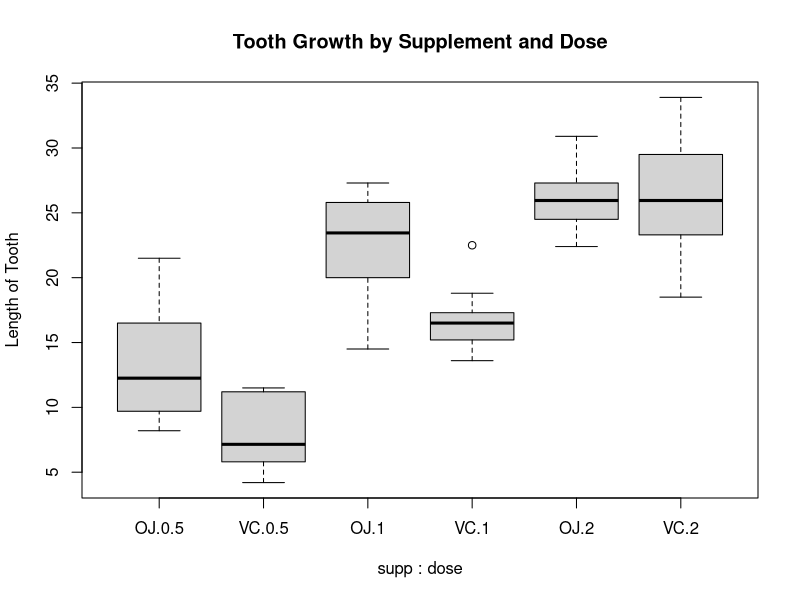

This chart was generated by the following R code:
## ---- chunk 1
knitr::opts_chunk$set(echo = TRUE)
## ---- chunk 2
library(datasets)
data(ToothGrowth)
## ---- chunk 3
toothGrowthData <- ToothGrowth
str(toothGrowthData)
## ---- chunk 4
toothGrowthData$dose <- as.factor(toothGrowthData$dose)
str(toothGrowthData)
## ---- chunk 5
summary(toothGrowthData)
## ---- chunk 6
head(toothGrowthData,n = 10)
## ---- chunk 7
table(toothGrowthData$supp,toothGrowthData$dose)
## ---- chunk 8
boxplot(len ~ supp * dose, toothGrowthData,
        ylab="Length of Tooth",
        main = "Tooth Growth by Supplement and Dose")
## ---- chunk 9
nrow(toothGrowthData)
## ---- chunk 10
t.test(len ~ supp, data = toothGrowthData)
## ---- chunk 11
toothGrowthdoses_0501 <- subset(toothGrowthData, dose %in% c(0.5, 1.0))
toothGrowthdoses_0502 <- subset(toothGrowthData, dose %in% c(0.5, 2.0))
toothGrowthdoses_0102 <- subset(toothGrowthData, dose %in% c(1.0, 2.0))
## ---- chunk 12
t.test(len ~ dose, toothGrowthdoses_0501)
## ---- chunk 13
t.test(len ~ dose, toothGrowthdoses_0502)
## ---- chunk 14
t.test(len ~ dose, toothGrowthdoses_0102)
